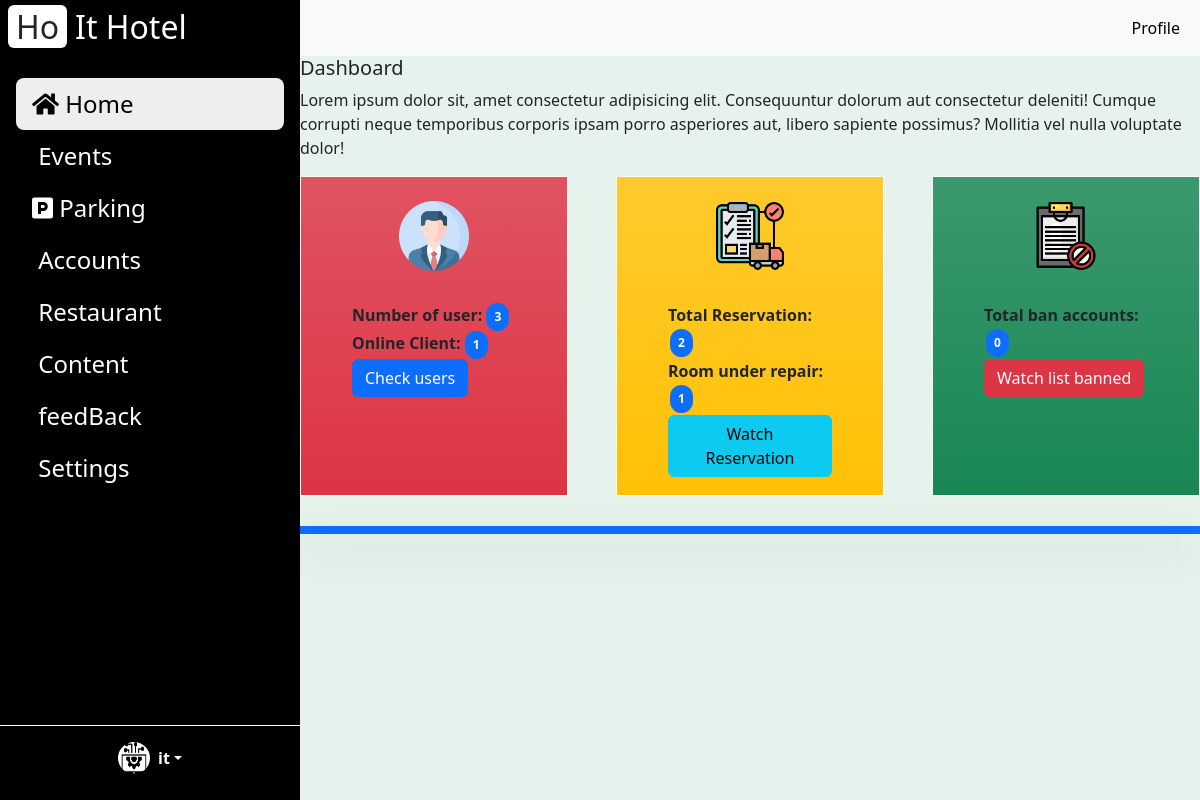
Page /dashboard_it.php (signed in) on the earlier database version.
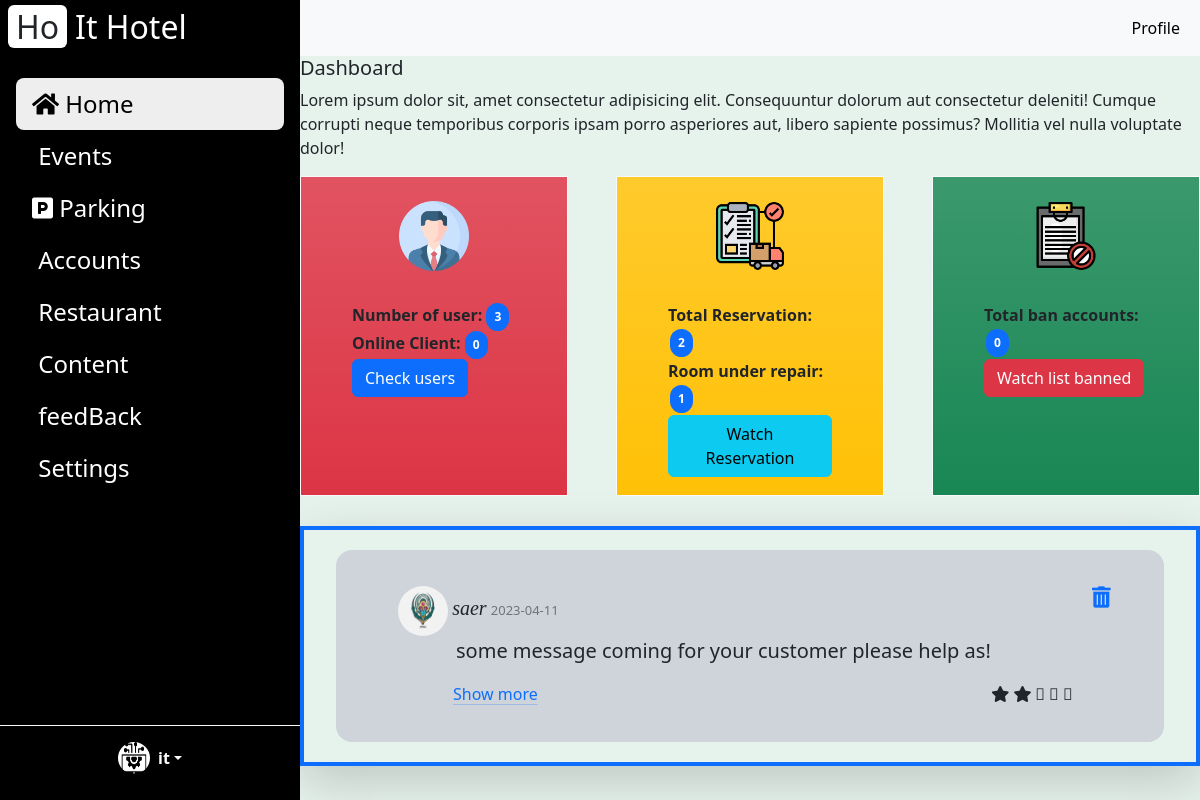
Same page on the later database version.
### tables this page shows
CREATE TABLE `it` (
  `ID` int(11) NOT NULL,
  `username` varchar(255) DEFAULT NULL,
  `password` varchar(255) DEFAULT NULL,
  `phone` varchar(60) DEFAULT NULL,
  `email` varchar(200) NOT NULL,
  `city` varchar(65) NOT NULL,
  `zipCode` int(11) NOT NULL,
  `address` varchar(500) NOT NULL,
  `status` varchar(50) NOT NULL,
  `img` varchar(100) NOT NULL
);

CREATE TABLE `message` (
  `id` int(11) NOT NULL,
  `client_id` int(11) NOT NULL,
  `date` date NOT NULL DEFAULT current_timestamp(),
  `messages` varchar(300) NOT NULL,
  `rate` int(11) NOT NULL
);

CREATE TABLE `client` (
  `ID` int(11) NOT NULL,
  `username` varchar(255) DEFAULT NULL,
  `password` varchar(255) DEFAULT NULL,
  `phone` varchar(60) DEFAULT NULL,
  `email` varchar(255) NOT NULL,
  `city` varchar(255) NOT NULL,
  `zipCode` int(11) NOT NULL,
  `address` varchar(255) NOT NULL,
  `status` varchar(70) NOT NULL,
  `img` varchar(300) NOT NULL
);

### dashboard_it.php (the view, shortened to what this page needs)
<!DOCTYPE html>
<html>
  <?php
  require_once "connect.php";
    ?>
    <head>
        <link href="https://cdn.jsdelivr.net/npm/bootstrap@5.3.0-alpha3/dist/css/bootstrap.min.css" rel="stylesheet">
        <link href="dashboard.css" rel="stylesheet"/>
        <link href="https://pro.fontawesome.com/releases/v5.10.0/css/all.css" rel="stylesheet"/>
         <link href="alert.css" rel="stylesheet"/>
      </head>
    <body>
<div class="main-container d-flex">
  <div class="sidebar" id="side_nav">
    <div class="header-box px-2 pt-2 pb-4 d-flex">
    <h1 class="fs-2"><span class="bg-white text-dark rounded shadow px-2 me-2">Ho</span><span class="text-white">It Hotel</span></h1>
    </div>
    <ul class="list-unstyled px-3">
    <li  onclick="setActive(this)" class="active"><a href="dashboard_<?php echo $_SESSION["status"];?>.php" class="text-decoration-none px-3 py-2 d-block fs-4"><i class="fas fa-home"></i> Home</a></li>
    <li onclick="setActive(this)"><a href="Event_<?php echo $_SESSION["status"];?>.php" class="text-decoration-none px-3 py-2 d-block fs-4"><i class="fas fa-calendar-exclamation"></i> Events</a></li>
    <li onclick="setActive(this)"><a href="#" class="text-decoration-none px-3 py-2 d-block fs-4"><i class="fas fa-parking"></i> Parking</a></li>
    <li onclick="setActive(this)"><a href="#" class="text-decoration-none px-3 py-2 d-block fs-4"><i class="fas fa-file-user"></i> Accounts</a></li>
    <li onclick="setActive(this)"><a href="#" class="text-decoration-none px-3 py-2 d-block fs-4"><i class="fas fa-utensils-alt"></i> Restaurant</a></li>
    <li onclick="setActive(this)"><a href="#" class="text-decoration-none px-3 py-2 d-block fs-4"><i class="fas fa-page-break"></i> Content</a></li>
    <li onclick="setActive(this)"><a href="#" class="text-decoration-none px-3 py-2 d-block fs-4"><i class="fas fa-comments-alt"></i> feedBack</a></li>
    <li onclick="setActive(this)"><a href="#" class="text-decoration-none px-3 py-2 d-block fs-4"><i class="fas fa-sliders-h-square"></i> Settings</a></li>
</ul>
<div class="dropdown position-fixed border-top border-light p-3 justify-content-center d-flex" style="width:300px;bottom:10px;">
<a href="#" class="d-flex align-items-center text-white text-decoration-none dropdown-toggle" data-bs-toggle="dropdown" aria-expanded="false">
       <?php
       $sql="SELECT img From it where ID=".$_SESSION["id"]."";
       $re=mysqli_query($conn,$sql);
       $img = mysqli_fetch_assoc($re)["img"];
       ?>
        <img src="<?php echo $img;?>" alt="" width="32" height="32" class="rounded-circle me-2">
        <strong><?php echo $_SESSION["username"];?></strong>
      </a>
    </div>
  </div>
  <div class="content">
  <nav class="navbar navbar-expand-lg navbar-light bg-light">
  <div class="container-fluid">
  <div class="collapse navbar-collapse justify-content-end" id="navbarSupportedContent">
    <ul class="navbar-nav mb-2 mb-lg-0">
      <li class="nav-item">
     <a class="nav-link active" aria-current="page" href="#">Profile</a>
    </li>
    </ul>
  </div>
  </div>
</nav>
<div class="dashboard-content">
  <h2 class="fs-5">Dashboard</h2>
  <p >Lorem ipsum dolor sit, amet consectetur adipisicing elit. Consequuntur dolorum aut consectetur deleniti! Cumque corrupti neque temporibus corporis ipsam porro asperiores aut, libero sapiente possimus? Mollitia vel nulla voluptate dolor!</p>
</div>
<div class="container-fluid text-center">
  <div class="row gap-5">
    <div class="col-xl bg-danger bg-gradient border border-light first-row" style="min-height:300px;padding-bottom:10px;">
    <div class="py-4">
    <img src="icon/profile.png" style="width:70px;height:70px;"/>
   </div>
       <div class="mx-auto p-2 text-start" style="width:180px">
       <?php
       $array = array("client","it","manager");
       $i=0;
       $total_user_online=0;
       $total_user_offline=0;
       while($i!=3){
       $sql ="SELECT * FROM $array[$i]";
       $return = mysqli_query($conn,$sql);
       while($r1=mysqli_fetch_assoc($return)){
       if($r1["status"]=="online")
        $total_user_online++;
        else
         $total_user_offline++;
       }
       $i++;
       }
         ?>
        <strong>Number of user:</strong> <span class="p-2 badge bg-primary rounded-pill"><?php echo $total_user_offline+$total_user_online;?></span><br>
        <strong>Online Client:</strong> <span class="p-2 badge bg-primary rounded-pill"><?php echo $total_user_online;?></span><br>
           <button onclick="threeButtonActive(this)" data-value="0" class="btn btn-primary" type="button" data-bs-toggle="collapse" data-bs-target="#collapseExample" aria-expanded="false" aria-controls="collapseExample">
           Check users
          </button>
       </div>
    </div>
    <div class="col-xl bg-warning bg-gradient border border-light first-row" style="min-height:300px;padding-bottom:10px;">
    <div class="py-4">
    <img src="icon/cargo.png" style="width:70px;height:70px;"/>
   </div>
   <?php
    $sql="SELECT client.ID, client.username,books_rooms.room_id,books_rooms.date_in,books_rooms.date_out FROM client INNER JOIN books_rooms WHERE books_rooms.client_id=client.ID";
    $sql2="SELECT * FROM room WHERE type='repair'";
    $repair=mysqli_query($conn,$sql2);
    $numberRRpeair=mysqli_num_rows($repair);
    $rr = mysqli_query($conn,$sql);
   $numnerReservation=mysqli_num_rows($rr);
   ?>
   <div class="mx-auto p-2 text-start" style="width:180px">
        <strong>Total Reservation:</strong><span class="p-2 badge bg-primary rounded-pill" style="margin:2px;"><?php echo $numnerReservation; ?></span><br>
        <strong>Room under repair:</strong><span class="p-2 badge bg-primary rounded-pill" style="margin:2px;"><?php echo $numberRRpeair;?></span><br>
           <button onclick="threeButtonActive(this)" data-value="1" class="btn btn-info test1" type="button" data-bs-toggle="collapse" data-bs-target="#showOrder" aria-expanded="false" aria-controls="collapseExample">
           Watch Reservation
          </button>
       </div>
     </div>
    <div class="col-xl bg-success bg-gradient border border-light first-row" style="min-height:300px;padding-bottom:10px;">
    <div class="py-4">
    <img src="icon/banned.png" style="width:70px;height:70px;"/>
   </div>
     <?php
     $sql="SELECT * FROM client WHERE status='banned'";
     $NumberBanList=mysqli_query($conn,$sql);
     $number=mysqli_num_rows($NumberBanList);
     ?>
   <div class="mx-auto p-2 text-start" style="width:180px">
        <strong>Total ban accounts:</strong><span class="p-2 badge bg-primary rounded-pill" style="margin:2px;"><?php echo $number; ?></span><br>
           <button onclick="threeButtonActive(this)" data-value="2" class="btn btn-danger" type="button" data-bs-toggle="collapse" data-bs-target="#showBanList" aria-expanded="false" aria-controls="collapseExample">
           Watch list banned
          </button>
       </div>
    </div>
  </div>
  <div class="row bg-white-emphasis   border border-4  border-primary shadow-lg body-comment" style="margin-top:30px;">
      <div class="container">
       <?php
       $sql="SELECT message.date,message.id ,message.messages,message.rate, client.username,client.img FROM client INNER JOIN message ON client.ID=message.client_id";
       $result=mysqli_query($conn,$sql);
       $order=0;
       while($lists= mysqli_fetch_assoc($result)){
        ?>
      <div class="row align-items-start bg-dark-subtle rounded-4 content-comment" >
      <p class="fs-6 text-start text-black fw-semibold ">
      <div class="d-block align-items-start text-start" >
      <img src="<?php echo $lists['img'];?>" class="rounded-circle" style="width:50px;height:50px;">
      <span class="fw-blod fst-italic fs-5"style="font-family:cursive;"><?php echo $lists["username"];?></span>
      <span class="fw-light  text-secondary" style="font-size:13px;"><?php echo $lists["date"];?></span>
      <div class="delete" style="float:right;display:inline-block;width:40px;height:30px;">
       <a href="dashboard_<?php echo $_SESSION['status'];?>.php?delete-comment=<?php echo $lists['id'];?>&name-comment=<?php echo $lists['username'];?>"><i class="fas fa-trash-alt fa-lg trash-icon"></i></a>
    </div>
    </div>
    <span class="text-start fs-5" style="padding-left:70px;">
        <?php echo $lists["messages"];?>
      </span>
      </p>
    <div class="container"style="width:100%;height:40px;background:">
    <a onclick="showMoreMessage(this)" order="<?php echo  $order++; ?>" style="float:left;padding-left:55px;" class="link-primary link-offset-2 link-underline-opacity-25 link-underline-opacity-100-hover">Show more</a>
    <div style="display:flex;justify-content:right;">
    <div style="width:120px;height:40px;margin-right:40px;">
       <?php
       $notTrue=5-$lists["rate"];
       for($i2=0;$i2<$lists["rate"];$i2++)
       {
       ?>
       <i class="fas fa-star"></i>
      <?php
       }
      for($i2=0;$i2<$notTrue;$i2++)
      {
      ?>
      <i class="fal fa-star"></i>
    <?php
      }
    ?>
    </div>
    </div>
       </div>
    </div>
    <?php
       }
       ?>
      </div>
  </div>
 </div>
  </div>
  </div>
</body>
</html>

### dashboard.css (style rules this page uses)
body { background-color: #e6f2ec; }
#side_nav { background-color: #000; min-width: 300px; max-width: 300px; transition: all 0.5s; }
.content { width: 100%; min-height: 100vh; }
.sidebar li.active { background-color: #eee; border-radius: 8px; }
.sidebar li.active a,.sidebar li.active a:hover { color:#000; }
.sidebar li a { color:white; }

### dashboard_it.php (style rules this page uses)
.content-comment { margin:20px;padding:20px;padding-left:50px; }

Differences in the rows shown:
added message: client.img (picture), client.username "saer", date "2023-04-11", messages "some message coming for your customer please help as!", rate 2 (drawn)
Other differences:
$total_user_online: "1" → "0"
